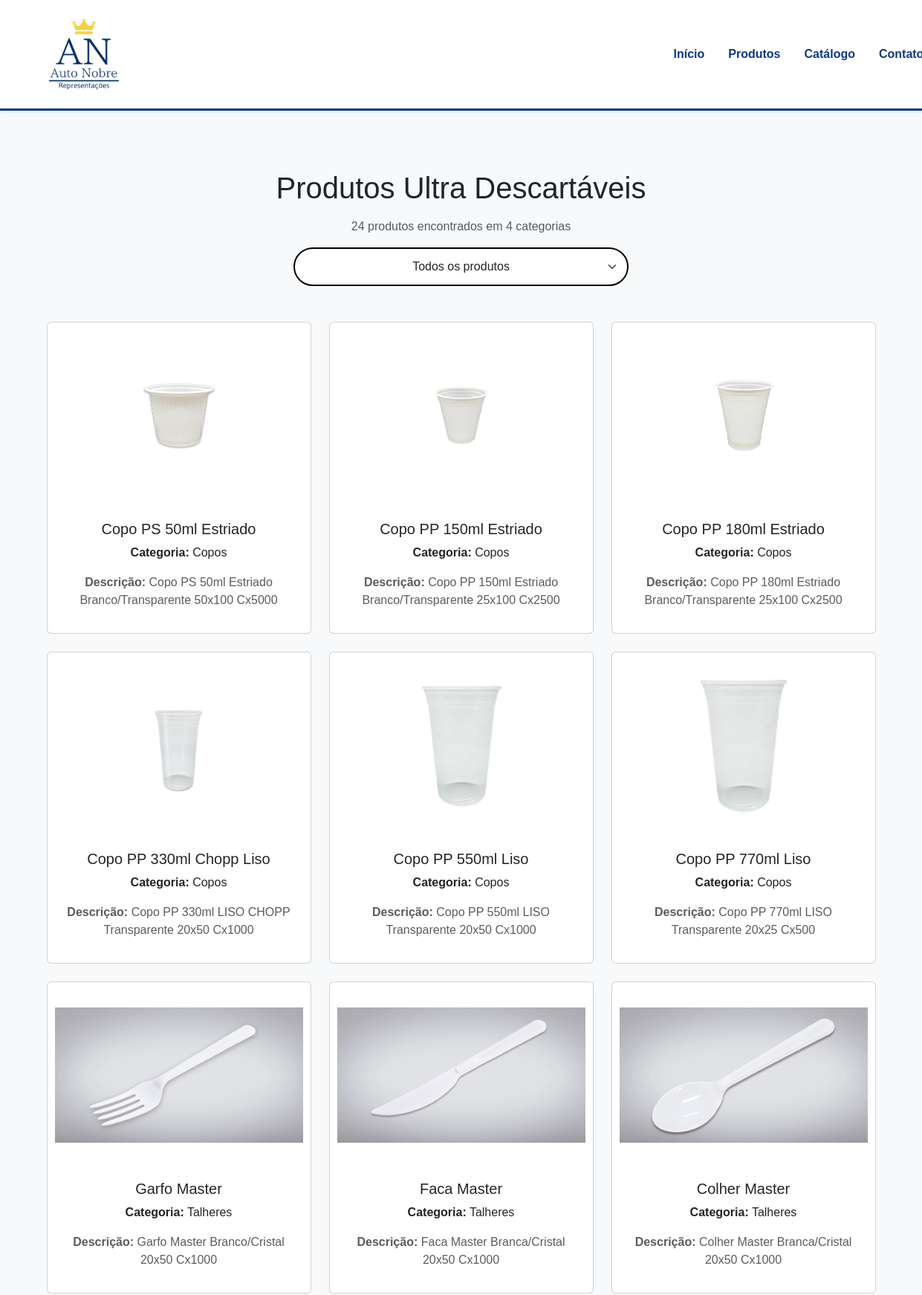
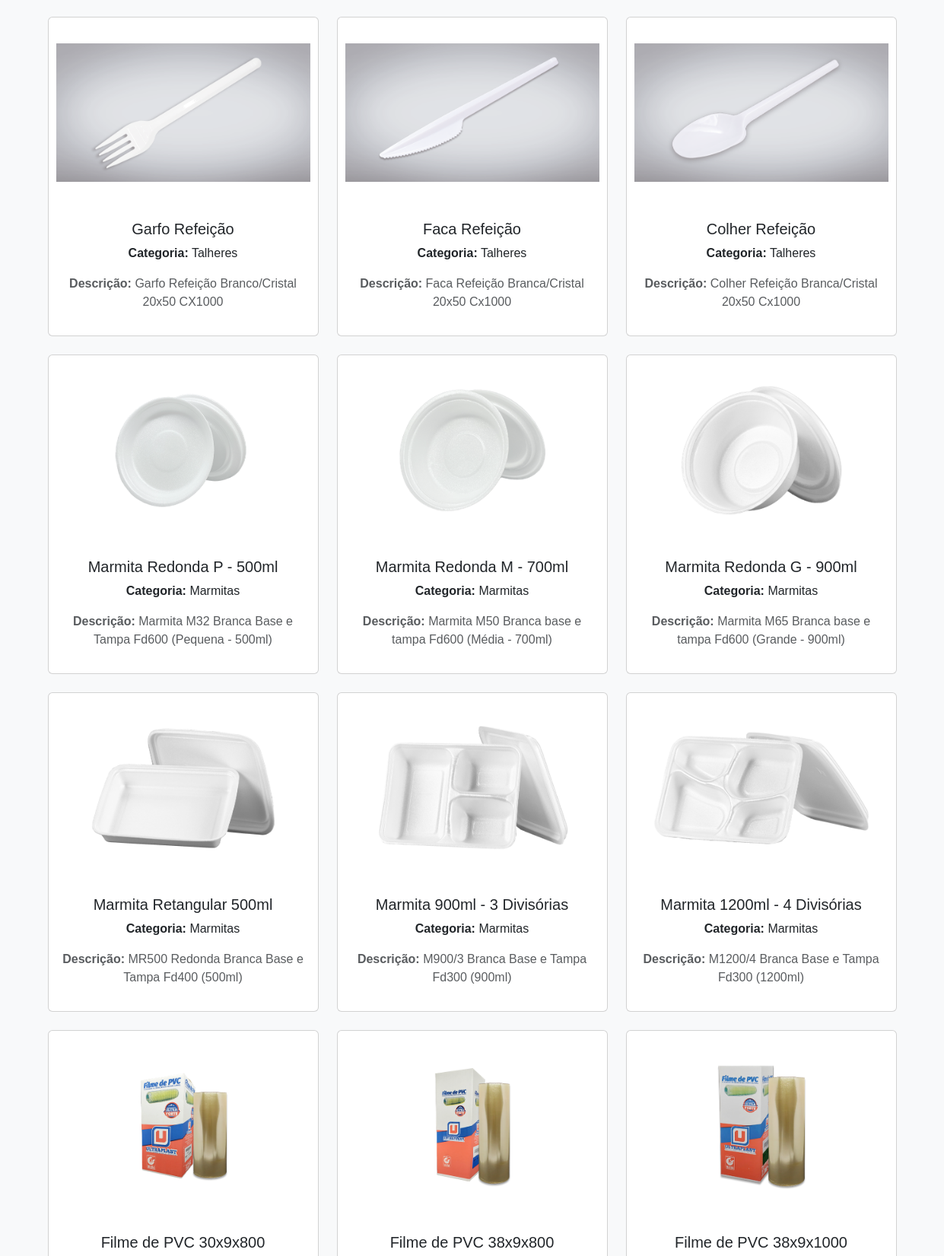
Page /docs/index.php?page=produtos (upper part) on the committed database (2 pictures, top to bottom).
### tables this page shows
CREATE TABLE `produtos` (
  `id_produto` int(11) NOT NULL,
  `nome` varchar(100) NOT NULL,
  `descricao` text NOT NULL,
  `imagem` varchar(255) NOT NULL
);

CREATE TABLE `categorias` (
  `id_categoria` int(11) NOT NULL,
  `nome` varchar(100) NOT NULL,
  `descricao` text NOT NULL
);

### docs/includes/produtos.php (the view, shortened to what this page needs)
<?php
require_once __DIR__ . '/../config/conexao.php';
function contarProdutos($produtos)
{
    return count($produtos);
}
function agruparProdutosPorCategoria($produtos)
{
    $grupos = [];
    foreach ($produtos as $produto) {
        $grupos[$produto['categoria']][] = $produto;
    }
    return $grupos;
}
$sql = "
SELECT
produtos.id_produto,
produtos.nome,
produtos.descricao,
produtos.imagem,
categorias.nome AS categoria
FROM produtos
INNER JOIN produto_categoria
ON produtos.id_produto = produto_categoria.id_produto
INNER JOIN categorias
ON categorias.id_categoria = produto_categoria.id_categoria
";
$stmt = $pdo->prepare($sql);
$stmt->execute();
$produtos = $stmt->fetchAll(PDO::FETCH_ASSOC);
$produtosAgrupados = agruparProdutosPorCategoria($produtos);
$totalCategorias = count($produtosAgrupados);
$totalProdutos = contarProdutos($produtos);
?>
<section class="produtos">
    <div class="container">
        <h1 class="text-center mb-3">
            Produtos Ultra Descartáveis
        </h1>
        <p class="text-center text-muted">
            <?= $totalProdutos ?> produtos encontrados em <?= $totalCategorias ?> categorias
        </p>
        <div class="row justify-content-center mb-5">
            <div class="col-md-5">
                <form method="GET">
                    <select
                        name="categoria"
                        class="form-select filtro-produtos"
                        onchange="this.form.submit()">
                        <option value="todos">
                            Todos os produtos
                        </option>
                    </select>
                </form>
            </div>
        </div>
        <div class="row g-4 justify-content-center">
            <?php if (empty($produtos)) { ?>
                <div class="alert alert-warning text-center">
                    Nenhum produto encontrado.
                </div>
            <?php } else { ?>
                <?php foreach ($produtos as $produto) { ?>
                    <div class="col-md-4">
                        <div class="card produto-card h-100">
                            <img
                                src="<?= $produto['imagem'] ?>"
                                class="card-img-top"
                                alt="<?= $produto['nome'] ?>">
                            <div class="card-body text-center">
                                <h5>
                                    <?= $produto['nome'] ?>
                                </h5>
                                <p>
                                    <strong>Categoria:</strong>
                                    <?= ucfirst($produto['categoria']) ?>
                                </p>
                                <p class="text-muted">
                                    <strong>Descrição:</strong>
                                    <?= $produto['descricao'] ?>
                                </p>
                            </div>
                        </div>
                    </div>
                <?php } ?>
            <?php } ?>
        </div>
    </div>
</section>

### docs/index.php (shortened to what this page needs)
<?php
$page = $_GET['page'] ?? 'home';
?>
<!DOCTYPE html>
<html lang="pt-br">
<head>
    <link
        href="https://cdn.jsdelivr.net/npm/bootstrap@5.3.3/dist/css/bootstrap.min.css"
        rel="stylesheet">
    <link
        rel="stylesheet"
        href="https://cdn.jsdelivr.net/npm/bootstrap-icons@1.11.3/font/bootstrap-icons.min.css">
    <link
        rel="stylesheet"
        href="assets/css/style.css">
</head>
<body>
    <nav class="navbar navbar-expand-lg bg-white shadow-sm sticky-top">
        <div class="container">
            <a
                class="navbar-brand d-flex align-items-center"
                href="index.php">
                <img
                    src="assets/img/logo.png"
                    alt="Logo"
                    class="logo-navbar">
            </a>
            <div
                class="collapse navbar-collapse"
                id="menuNavbar">
                <ul class="navbar-nav mx-auto gap-3">
                    <li class="nav-item">
                        <a
                            class="nav-link"
                            href="index.php?page=home">
                            Início
                        </a>
                    </li>
                    <li class="nav-item">
                        <a
                            class="nav-link"
                            href="index.php?page=produtos">
                            Produtos
                        </a>
                    </li>
                    <li class="nav-item">
                        <a
                            class="nav-link"
                            href="index.php?page=catalogo">
                            Catálogo
                        </a>
                    </li>
                    <li class="nav-item">
                        <a
                            class="nav-link"
                            href="index.php?page=contato">
                            Contato
                        </a>
                    </li>
                </ul>
            </div>
        </div>
    </nav>
    <main>
        <?php include("includes/$page.php"); ?>
    </main>
</body>
</html>

### docs/assets/css/style.css (style rules this page uses)
:root { --azul: #0B3B82; --amarelo: #E7B92D; --branco: #FFFFFF; --cinza: #F8F9FA; --cinza-borda: #DEE2E6; --texto: #212529; }
body { background: var(--cinza); font-family: Arial, sans-serif; }
.logo-navbar { height: 100px; width: auto; margin-right: 720px; }
.navbar { border-bottom: 3px solid var(--azul); padding: 18px 0; min-height: 90px; }
.nav-link { color: var(--azul); font-weight: 600; transition: .3s; }
.produtos { background: #F8F9FA; padding: 80px 0; }
.filtro-produtos { border: 2px solid black; border-radius: 50px; text-align: center; padding: 12px; }
.produto-card { transition: .2s; }
.produto-card img { height: 250px; object-fit: contain; padding: 10px; }

### rows in the picture
produtos: imagem (picture), nome "Copo PS 50ml Estriado", categorias.nome "Copos", descricao "Copo PS 50ml Estriado Branco/Transparente 50x100 Cx5000"
produtos: imagem (picture), nome "Copo PP 150ml Estriado", categorias.nome "Copos", descricao "Copo PP 150ml Estriado Branco/Transparente 25x100 Cx2500"
produtos: imagem (picture), nome "Copo PP 180ml Estriado", categorias.nome "Copos", descricao "Copo PP 180ml Estriado Branco/Transparente 25x100 Cx2500"
produtos: imagem (picture), nome "Copo PP 330ml Chopp Liso", categorias.nome "Copos", descricao "Copo PP 330ml LISO CHOPP Transparente 20x50 Cx1000"
produtos: imagem (picture), nome "Copo PP 550ml Liso", categorias.nome "Copos", descricao "Copo PP 550ml LISO Transparente 20x50 Cx1000"
produtos: imagem (picture), nome "Copo PP 770ml Liso", categorias.nome "Copos", descricao "Copo PP 770ml LISO Transparente 20x25 Cx500"
produtos: imagem (picture), nome "Garfo Master", categorias.nome "Talheres", descricao "Garfo Master Branco/Cristal 20x50 Cx1000"
produtos: imagem (picture), nome "Faca Master", categorias.nome "Talheres", descricao "Faca Master Branca/Cristal 20x50 Cx1000"
produtos: imagem (picture), nome "Colher Master", categorias.nome "Talheres", descricao "Colher Master Branca/Cristal 20x50 Cx1000"
produtos: imagem (picture), nome "Garfo Refeição", categorias.nome "Talheres", descricao "Garfo Refeição Branco/Cristal 20x50 CX1000"
produtos: imagem (picture), nome "Faca Refeição", categorias.nome "Talheres", descricao "Faca Refeição Branca/Cristal 20x50 Cx1000"
produtos: imagem (picture), nome "Colher Refeição", categorias.nome "Talheres", descricao "Colher Refeição Branca/Cristal 20x50 Cx1000"
produtos: imagem (picture), nome "Marmita Redonda P - 500ml", categorias.nome "Marmitas", descricao "Marmita M32 Branca Base e Tampa Fd600 (Pequena - 500ml)"
produtos: imagem (picture), nome "Marmita Redonda M - 700ml", categorias.nome "Marmitas", descricao "Marmita M50 Branca base e tampa Fd600 (Média - 700ml)"
produtos: imagem (picture), nome "Marmita Redonda G - 900ml", categorias.nome "Marmitas", descricao "Marmita M65 Branca base e tampa Fd600 (Grande - 900ml)"
produtos: imagem (picture), nome "Marmita Retangular 500ml", categorias.nome "Marmitas", descricao "MR500 Redonda Branca Base e Tampa Fd400 (500ml)"
produtos: imagem (picture), nome "Marmita 900ml - 3 Divisórias", categorias.nome "Marmitas", descricao "M900/3 Branca Base e Tampa Fd300 (900ml)"
produtos: imagem (picture), nome "Marmita 1200ml - 4 Divisórias", categorias.nome "Marmitas", descricao "M1200/4 Branca Base e Tampa Fd300 (1200ml)"
produtos: imagem (picture), nome "Filme de PVC 30x9x800"
produtos: imagem (picture), nome "Filme de PVC 38x9x800"
produtos: imagem (picture), nome "Filme de PVC 38x9x1000"

### other values in the picture
$totalProdutos "24"
$totalCategorias "4"
